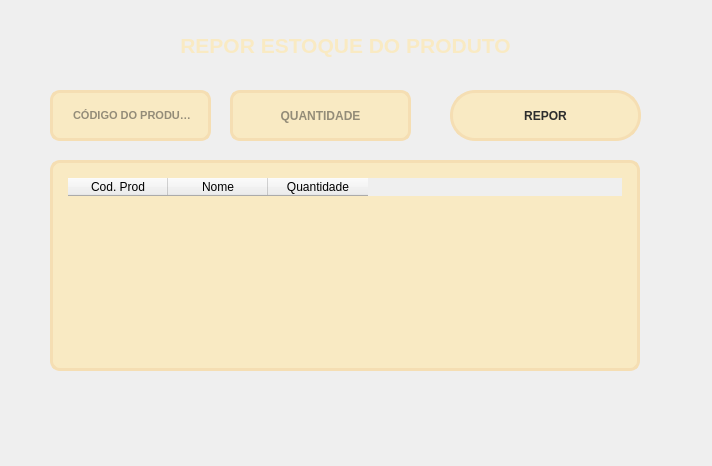
<?xml version="1.0" encoding="UTF-8"?>
<ui version="4.0">
 <class>Form</class>
 <widget class="QWidget" name="Form">
  <property name="geometry">
   <rect>
    <x>0</x>
    <y>0</y>
    <width>712</width>
    <height>466</height>
   </rect>
  </property>
  <property name="windowTitle">
   <string>Form</string>
  </property>
  <widget class="QTableWidget" name="tableWidget">
   <property name="geometry">
    <rect>
     <x>50</x>
     <y>160</y>
     <width>590</width>
     <height>211</height>
    </rect>
   </property>
   <property name="styleSheet">
    <string notr="true">QTableWidget {
	border: 3px solid rgb(245, 222, 179);
	border-radius: 10px;
	padding: 15px;
	background-color:rgb(249, 234, 195);
	color: rgb(45, 45, 45);
}</string>
   </property>
   <column>
    <property name="text">
     <string>Cod. Prod</string>
    </property>
   </column>
   <column>
    <property name="text">
     <string>Nome</string>
    </property>
   </column>
   <column>
    <property name="text">
     <string>Quantidade</string>
    </property>
   </column>
  </widget>
  <widget class="QLineEdit" name="lineEdit">
   <property name="geometry">
    <rect>
     <x>50</x>
     <y>90</y>
     <width>161</width>
     <height>51</height>
    </rect>
   </property>
   <property name="font">
    <font>
     <family>Segoe UI</family>
     <pointsize>8</pointsize>
     <weight>75</weight>
     <bold>true</bold>
    </font>
   </property>
   <property name="styleSheet">
    <string notr="true">QLineEdit {
	border: 3px solid rgb(245, 222, 179);
	border-radius: 10px;
	padding: 15px;
	background-color:rgb(249, 234, 195);
	color: rgb(45, 45, 45);
}
QLineEdit:hover {
	border: 3px solid rgb(55, 55, 55);
}
QLineEdit:focus {
	border: 3px solid rgb(135, 206, 250);
	color: rgb(45, 45, 45);
}</string>
   </property>
   <property name="inputMask">
    <string notr="true"/>
   </property>
   <property name="text">
    <string/>
   </property>
   <property name="placeholderText">
    <string> CÓDIGO DO PRODUTO</string>
   </property>
  </widget>
  <widget class="QLineEdit" name="lineEdit_2">
   <property name="geometry">
    <rect>
     <x>230</x>
     <y>90</y>
     <width>181</width>
     <height>51</height>
    </rect>
   </property>
   <property name="font">
    <font>
     <family>Segoe UI</family>
     <weight>75</weight>
     <bold>true</bold>
    </font>
   </property>
   <property name="styleSheet">
    <string notr="true">QLineEdit {
	border: 3px solid rgb(245, 222, 179);
	border-radius: 10px;
	padding: 15px;
	background-color:rgb(249, 234, 195);
	color: rgb(45, 45, 45);
}
QLineEdit:hover {
	border: 3px solid rgb(55, 55, 55);
}
QLineEdit:focus {
	border: 3px solid rgb(135, 206, 250);
	color: rgb(45, 45, 45);
}</string>
   </property>
   <property name="text">
    <string/>
   </property>
   <property name="alignment">
    <set>Qt::AlignCenter</set>
   </property>
   <property name="placeholderText">
    <string>QUANTIDADE</string>
   </property>
  </widget>
  <widget class="QLabel" name="label">
   <property name="geometry">
    <rect>
     <x>50</x>
     <y>30</y>
     <width>591</width>
     <height>31</height>
    </rect>
   </property>
   <property name="font">
    <font>
     <family>Segoe UI</family>
     <pointsize>16</pointsize>
     <weight>75</weight>
     <bold>true</bold>
    </font>
   </property>
   <property name="styleSheet">
    <string notr="true">color:rgb(249, 234, 195);</string>
   </property>
   <property name="text">
    <string>REPOR ESTOQUE DO PRODUTO</string>
   </property>
   <property name="alignment">
    <set>Qt::AlignCenter</set>
   </property>
  </widget>
  <widget class="QPushButton" name="pushButton">
   <property name="geometry">
    <rect>
     <x>450</x>
     <y>90</y>
     <width>191</width>
     <height>51</height>
    </rect>
   </property>
   <property name="font">
    <font>
     <family>Segoe UI</family>
     <weight>75</weight>
     <bold>true</bold>
    </font>
   </property>
   <property name="styleSheet">
    <string notr="true">QPushButton{	
	border: 3px solid rgb(245, 222, 179);
	border-radius: 25px;
	background-color:rgb(249, 234, 195);
	color: rgb(45, 45, 45);
}
QPushButton:hover{	
	border: 3px solid rgb(55, 55, 55);
}
QPushButton:pressed{	
	background-color: rgb(135, 206, 250);
	color: rgb(45, 45, 45);
}</string>
   </property>
   <property name="text">
    <string>REPOR</string>
   </property>
  </widget>
 </widget>
 <resources/>
 <connections/>
</ui>
